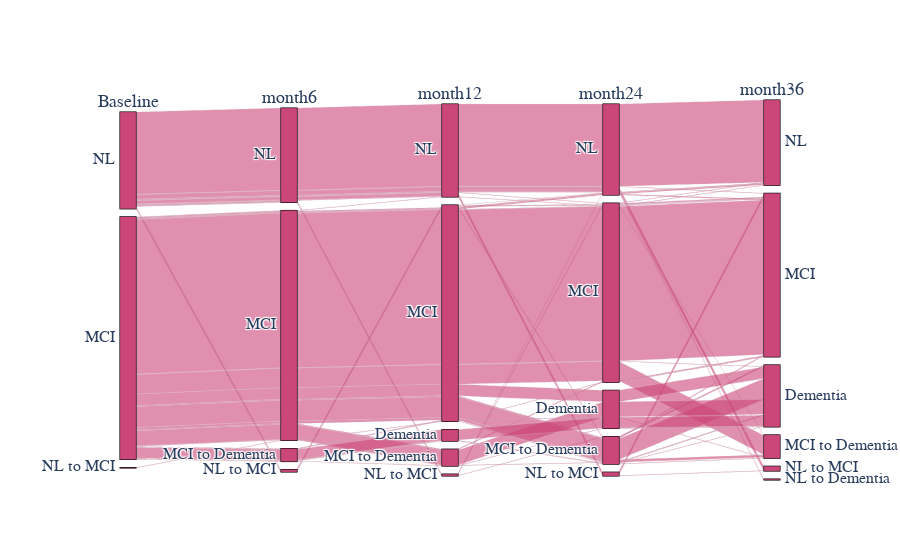

The notebook cell saved with this chart:
### Code cell
import plotly.graph_objects as go
## Creating parallel categores chart# creation is edible integer
# df["is-edible-bool"] = df["is-edible"].map({"edible": 1, "poisonous": 0})# Create dimensions
# stalk-shape
bl_dim = go.parcats.Dimension(
    # values=df1['bl'], categoryorder="category ascending", label="Baseline"
    values=df['bl'], label="Baseline"
)
# stalk-root
m06_dim = go.parcats.Dimension(values=df['m06'], label="month6")
# stalk-surface-above-ring
m12_dim = go.parcats.Dimension(
    values=df["m12"], label="month12"
)
# stalk-surface-below-ring
m24_dim = go.parcats.Dimension(
    values=df["m24"], label="month24"
)# is-edible
m36_dim = go.parcats.Dimension(
    values=df["m36"],
    label="month36",
    # categoryarray=["edible", "poisonous"],
    # ticktext=["edible", "poisonous"],
)# Create parcats trace
color = [1]
# colorscale = [[0, medimumvioletred], [1, seagreen]]# create figure object
fig = go.Figure(
    data=[
        go.Parcats(
            dimensions=[
                bl_dim,
                m06_dim,
                m12_dim,
                m24_dim,
                m36_dim,
            ],
            # line={"color": color, "colorscale": colorscale},
            line={"color": color},
            hoveron="color",
            hoverinfo="count + probability",
            labelfont={"size": 18, "family": "Times"},
            tickfont={"size": 16, "family": "Times"},
            arrangement="freeform",
        )
    ]
)# display the figure
# color_for_nodes = ["red","green","blue","violet","maroon", "yellow"]
# fig.update_traces(node_color = 'green')
fig.show()

### Figure 1 — Plotly figure (JSON) as saved in the notebook; plotly's stock layout.template omitted (floating-point values rounded to 4 significant figures; data arrays with more than 128 entries replaced by an {"elided": "..."} marker saying what was removed)
{"data": [{"arrangement": "freeform", "dimensions": [{"label": "Baseline", "values": {"elided": "702 str values"}}, {"label": "month6", "values": {"elided": "702 str values"}}, {"label": "month12", "values": {"elided": "702 str values"}}, {"label": "month24", "values": {"elided": "702 str values"}}, {"label": "month36", "values": {"elided": "702 str values"}}], "hoverinfo": "count+probability", "hoveron": "color", "labelfont": {"family": "Times", "size": 18}, "line": {"color": [1]}, "tickfont": {"family": "Times", "size": 16}, "type": "parcats"}], "layout": {}}
